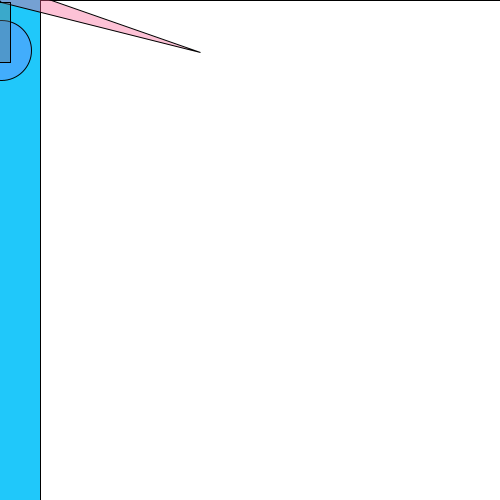
Frame 1 (no input)
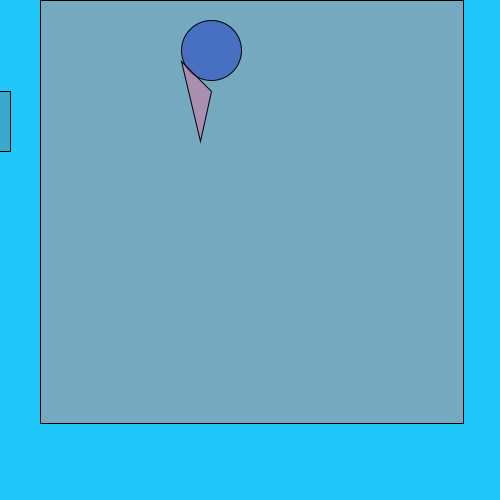
Frame 60 (the mouse pressed at the canvas centre just before this capture)
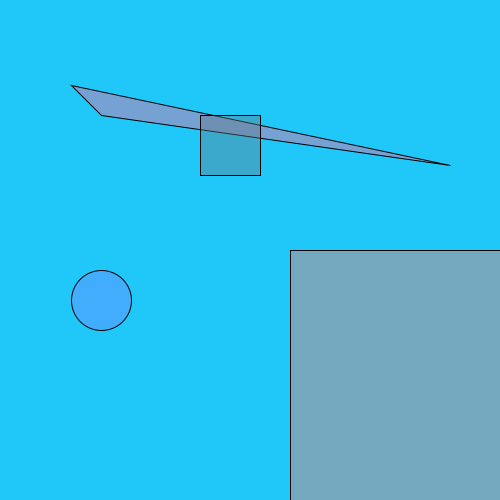
Frame 120 (the mouse held since frame 60 and released just before this capture)

The Processing sketch that drew these frames (run headless with seeded random() and noise(); from frame 60 on, the mouse is pressed at the canvas centre):

// Processing sketch: processing_99698
// ── processing_99698.pde

//declaraciÛn de variables eje
int size = 600;
float xpos = 0;
float ypos = 0;
float x1pos = 0;
float y1pos = 0;
float x2pos = 0;
float y2pos = 0;
float x3pos = 0;
float y3pos = 0;
//variables de direcciÛn
int xdirection = 1;
int ydirection = 1;
int x1direction = 1;
int y1direction = 1;
int x2direction = 1;
int y2direction = 1;
int x3direction = 1;
int y3direction = 1;
//variables de velocidad
float xspeed = 1.7;
float yspeed = 2.6;
float x1speed = 3.4;
float y1speed = 4.9;
float x2speed = 6.5;
float y2speed = 1.0;
float x3speed = 1.3;
float y3speed = 2.4;
void setup()
{
  size (500,500);
  frameRate(30);//web fps
  //posiciÛn inicial de las variables
  xpos = xpos;
  ypos = ypos;
  x1pos = x1pos;
  y1pos = y1pos;
  x2pos = x2pos;
  y2pos = y2pos;
  x3pos = x3pos;
  y3pos = y3pos;
}
void draw()
{
  background(040,200,250);
  xpos = xpos + ( xspeed * xdirection );
  ypos = ypos + ( yspeed * ydirection );  
  x1pos = x1pos +( x1speed * x1direction );
  y1pos = y1pos + ( y1speed * y1direction );
  x2pos = x2pos + ( x2speed * x2direction );
  y2pos = y2pos + ( y2speed * y2direction );
  x3pos = x3pos + ( x3speed * x3direction );
  y3pos = y3pos + ( y3speed * ydirection );
  //condicionales de regreso
  if (xpos > 400 || xpos < 0){
    xdirection *= -1;
  }
  if (ypos >= 400 || ypos < 0){
    ydirection *= -1;
  }
  if (x1pos > 400 || x1pos < 0){
    x1direction*= -1;
  }
  if (y1pos >= 400 || y1pos < 0){
    y1direction *= -1;
  }
  if (x2pos > 400 || x2pos < 0){
    x2direction *= -1;
  }
  if (y2pos > 400 || y2pos < 0){
    y2direction *= -1;   
  }
  if (x3pos > 400 || x3pos < 0){
    x3direction *= -1;
  }
  if (y3pos >  400 || y3pos < 0){
    y3direction *= -1;
  }
  //figuras
  rect(mouseX + 40,mouseY,size,size);
  if ((xpos < 133)&&(xpos > 0)){
    xspeed = 10 ; //velocidad de este segmento
    fill(120,130,280,100); //color de la figura en este segmento
  }
  if ((xpos < 266)&&(xpos > 133)){
    xspeed = 2.5;
    fill(0,030,200,100);
  }
  if ((xpos > 266)&&(xpos < 400)){
    xspeed = xspeed + 2;
    fill(120,250,250,100);
  }
  ellipse(xpos,mouseY+50,60,60);
  if ((x1pos < 133)&&(x1pos > 0)){
    x1speed = 0.5;
    fill(250,100,150,100);
  }
  if ((x1pos < 266) && (x1pos > 133)){
    x1speed = x1speed -2;
    fill(0,070,050,100);
  }
  if ((xpos > 266)&&(xpos < 400)){
    x1speed = x1speed +1;
    fill(280,0,100,100);
  }
  triangle(xpos,ypos,xpos-30,ypos-30,mouseX+200,ypos+50);
  if ((ypos <=200) && (ypos >=0)) {
    yspeed = 1.5;
    fill(200,100,120,100);
  }
  if ((y1pos <=200) && (y1pos >=0)) {
    y1speed = 2;
    fill(100,120,130,100);
  }
  if ((ypos >= 200) && (ypos <=height)){
    yspeed = 4;
    fill(100,020,200,100);
  }
  if ((y1pos >= 200) && (y1pos <= height)){
    y1speed = 6;
    fill(100,100,050,100);
  }
  rect (mouseX-50,ypos,60,60);
  xspeed = 10; 
  if ((y3pos<=200) && (y3pos>=0)) {
    y3speed= 1;
    fill(250,120,100,100);
  }
  if ((y3pos>= 200) && (y3pos<=height)){
    y3speed= 2.5;
    fill (050,100,100,100); 
  }
  if ((y3pos >= 200) && (y3pos <= height)){
    y3speed = 3.8;
    fill(100,200,150,100);
  }
  if (mousePressed) {

    xspeed = xspeed +10;
    yspeed = yspeed +7;
    x1speed = x1speed +15;
    y1speed = y1speed+7;
    x2speed = y2speed +9;
    y2speed = y2speed +10;
    size = size + 3;
  } 
  else {
    x1speed = x1speed;
    size = size -3;
  }
}
